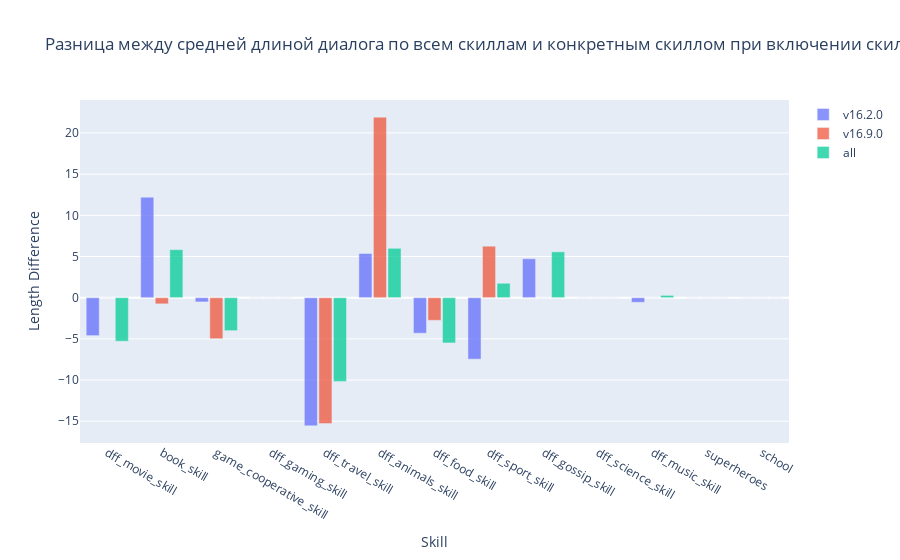

This figure's notebook cell:
### Code cell
fig = go.Figure()

rate_dict = []



for version in graphics_dict.keys():
    
    x0, y0 = [], []
        
    for skill in graphics_dict[version].keys():
        x0.append(skill)
        y_skill = []
        for l, cont in zip(graphics_dict[version][skill]["length"], graphics_dict[version][skill]["skill_continue"]):
            if cont == 1:
                y_skill.append(l)
        y0.append(y_skill)
    
    y0_avg = [sum(y_skill) / len(y_skill) if len(y_skill) > 0 else 0 for y_skill in y0]
    y0_all = [elem for y_skill in y0 for elem in y_skill]
                
    avg_length = sum(y0_all) / len(y0_all) if len(y0_all) > 0 else 0
    
    y1 = [elem - avg_length if elem > 0 else 0 for elem in y0_avg]
    
    print(version, avg_length)
        
    for x2, y2 in zip(x0, y0):
        y2_avg = sum(y2) / len(y2) if len(y2) > 0 else 0
        print(x2, y2_avg, len(y2))
        if version == "v16.9.0":
            rate_dict.append((x2, y2_avg, len(y2)))
                     
    fig.add_trace(go.Bar(
        x=x0,
        y=y1,
        name=version, 
        opacity=0.75
    ))

fig.update_layout(
    title_text='Разница между средней длиной диалога по всем скиллам и конкретным скиллом при включении скилла', 
    xaxis_title_text='Skill', 
    yaxis_title_text='Length Difference', 
    bargap=0.2, 
    bargroupgap=0.1 
)

fig.show()

### Figure 1 — Plotly figure (JSON) as saved in the notebook; plotly's stock layout.template omitted (floating-point values rounded to 4 significant figures)
{"data": [{"name": "v16.2.0", "opacity": 0.75, "type": "bar", "x": ["dff_movie_skill", "book_skill", "game_cooperative_skill", "dff_gaming_skill", "dff_travel_skill", "dff_animals_skill", "dff_food_skill", "dff_sport_skill", "dff_gossip_skill", "dff_science_skill", "dff_music_skill", "superheroes", "school"], "y": [-4.608, 12.2, -0.516, 0, -15.56, 5.362, -4.318, -7.465, 4.725, 0, -0.5603, 0, 0]}, {"name": "v16.9.0", "opacity": 0.75, "type": "bar", "x": ["dff_movie_skill", "book_skill", "game_cooperative_skill", "dff_gaming_skill", "dff_travel_skill", "dff_animals_skill", "dff_food_skill", "dff_sport_skill", "dff_gossip_skill", "dff_science_skill", "dff_music_skill", "superheroes", "school"], "y": [0, -0.7512, -4.985, 0, -15.28, 21.92, -2.751, 6.249, 0, 0, 0, 0, 0]}, {"name": "all", "opacity": 0.75, "type": "bar", "x": ["dff_movie_skill", "book_skill", "game_cooperative_skill", "dff_gaming_skill", "dff_travel_skill", "dff_animals_skill", "dff_food_skill", "dff_sport_skill", "dff_gossip_skill", "dff_science_skill", "dff_music_skill", "superheroes", "school"], "y": [-5.285, 5.828, -4.003, 0, -10.17, 5.992, -5.495, 1.749, 5.564, 0, 0.2781, 0, 0]}], "layout": {"bargap": 0.2, "bargroupgap": 0.1, "title": {"text": "Разница между средней длиной диалога по всем скиллам и конкретным скиллом при включении скилла"}, "xaxis": {"title": {"text": "Skill"}}, "yaxis": {"title": {"text": "Length Difference"}}}}
